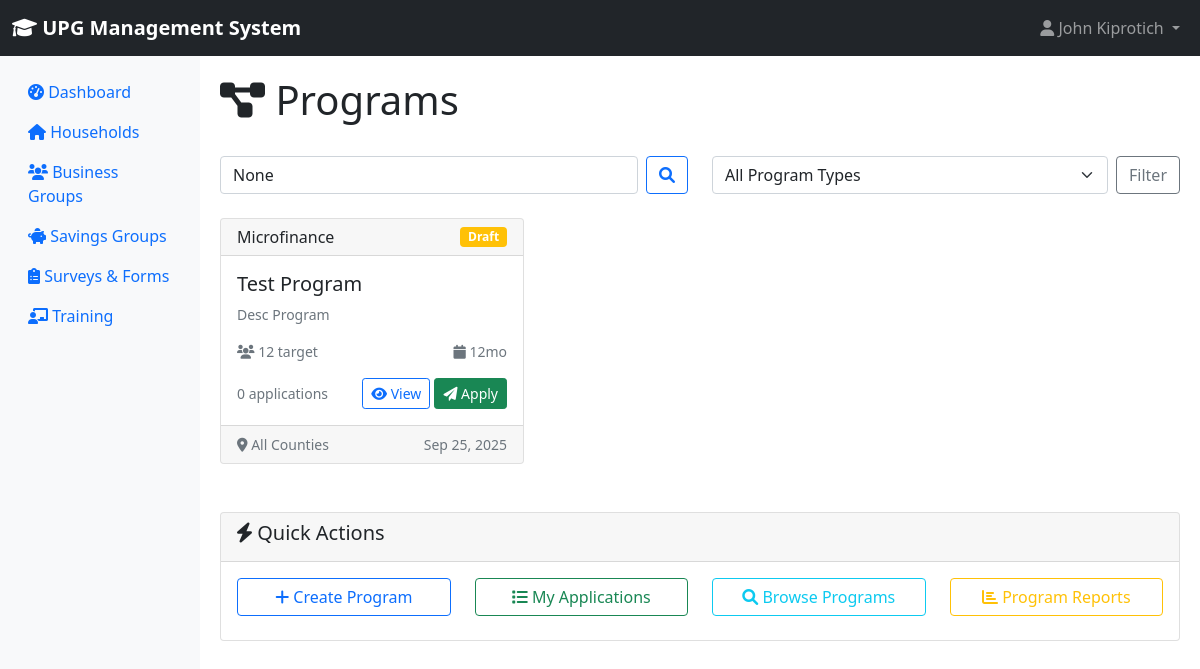
Screenshot of /programs/ (signed in) with the database file from the repository.
### accounts/models.py (models this page shows, shortened)
class User(AbstractUser):
    ROLE_CHOICES = [
        ('county_executive', 'County Executive (CECM & Governor)'),
        ('county_assembly', 'County Assembly Member'),
        ('ict_admin', 'ICT Administrator'),
        ('me_staff', 'M&E Staff'),
        ('field_associate', 'Field Associate/Mentor Supervisor'),
        ('mentor', 'Mentor'),
        ('beneficiary', 'Beneficiary'),
    ]
    email = models.EmailField(unique=True)
    role = models.CharField(max_length=20, choices=ROLE_CHOICES, default='mentor')
    phone_number = models.CharField(max_length=15, blank=True)
    office = models.CharField(max_length=100, blank=True)
    country = models.CharField(max_length=50, default='Kenya')
    is_active = models.BooleanField(default=True)
    created_at = models.DateTimeField(auto_now_add=True)
    updated_at = models.DateTimeField(auto_now=True)
    class Meta:
        db_table = 'upg_users'

### programs/models.py (models this page shows, shortened)
class Program(BaseModel):
    PROGRAM_STATUS_CHOICES = [
        ('draft', 'Draft'),
        ('active', 'Active'),
        ('suspended', 'Suspended'),
        ('completed', 'Completed'),
        ('cancelled', 'Cancelled'),
    ]
    PROGRAM_TYPE_CHOICES = [
        ('graduation', 'Ultra-Poor Graduation'),
        ('microfinance', 'Microfinance'),
        ('agricultural', 'Agricultural Support'),
        ('education', 'Education Support'),
        ('health', 'Health Initiative'),
        ('infrastructure', 'Infrastructure Development'),
        ('skills_training', 'Skills Training'),
        ('youth_empowerment', 'Youth Empowerment'),
        ('women_empowerment', 'Women Empowerment'),
        ('other', 'Other'),
    ]
    name = models.CharField(max_length=200, unique=True)
    description = models.TextField()
    program_type = models.CharField(max_length=20, choices=PROGRAM_TYPE_CHOICES, default='other')
    status = models.CharField(max_length=20, choices=PROGRAM_STATUS_CHOICES, default='draft')
    budget = models.DecimalField(max_digits=12, decimal_places=2, null=True, blank=True)
    target_beneficiaries = models.PositiveIntegerField(default=0)
    duration_months = models.PositiveIntegerField(default=12)
    start_date = models.DateField(null=True, blank=True)
    end_date = models.DateField(null=True, blank=True)
    application_deadline = models.DateTimeField(null=True, blank=True)
    created_by = models.ForeignKey(User, on_delete=models.CASCADE, related_name='created_programs')
    county = models.CharField(max_length=100, blank=True)
    sub_county = models.CharField(max_length=100, blank=True)
    eligibility_criteria = models.TextField(blank=True, help_text="Eligibility requirements for this program")
    application_requirements = models.TextField(blank=True, help_text="Documents and requirements for application")
    is_accepting_applications = models.BooleanField(default=True)
    requires_approval = models.BooleanField(default=True)
    class Meta:
        ordering = ['-created_at']
    @property
    def application_count(self):
        return self.applications.count()

### programs/views.py (the view)
# urls.py: path('', views.program_list, name='program_list'),
@login_required
def program_list(request):
    programs = Program.objects.filter(status__in=['active', 'draft']).order_by('-created_at')
    search_query = request.GET.get('search')
    if search_query:
        programs = programs.filter(
            Q(name__icontains=search_query) |
            Q(description__icontains=search_query) |
            Q(county__icontains=search_query)
        )
    program_type = request.GET.get('type')
    if program_type:
        programs = programs.filter(program_type=program_type)
    paginator = Paginator(programs, 10)
    page_number = request.GET.get('page')
    programs = paginator.get_page(page_number)
    context = {
        'programs': programs,
        'program_types': Program.PROGRAM_TYPE_CHOICES,
        'search_query': search_query,
        'selected_type': program_type,
        'page_title': 'Programs',
    }
    return render(request, 'programs/program_list.html', context)

### core/context_processors.py (called while the page is built, shortened)
def system_alerts(request):
    if request.user.is_authenticated:
        from settings_module.models import SystemAlert, UserAlertDismissal
        from django.utils import timezone
        active_alerts = SystemAlert.objects.filter(
            is_active=True,
            show_until__gt=timezone.now()
        )
        user_alerts = []
        return {
            'system_alerts': user_alerts,
            'alerts_count': len(user_alerts),
        }
    return {}

### templates/programs/program_list.html (shortened to what this page needs)
{% extends 'base.html' %}
{% block content %}
<div class="d-flex justify-content-between align-items-center mb-4">
    <h1><i class="fas fa-project-diagram"></i> {{ page_title }}</h1>
</div>
<div class="row mb-4">
    <div class="col-md-6">
        <form method="get" class="d-flex">
            <input type="text" name="search" class="form-control me-2" placeholder="Search programs..." value="{{ search_query }}">
            <button type="submit" class="btn btn-outline-primary">
                <i class="fas fa-search"></i>
            </button>
        </form>
    </div>
    <div class="col-md-6">
        <form method="get" class="d-flex">
            <select name="type" class="form-select me-2">
                <option value="">All Program Types</option>
            </select>
            <button type="submit" class="btn btn-outline-secondary">Filter</button>
        </form>
    </div>
</div>
<div class="row">
    {% for program in programs %}
    <div class="col-md-6 col-lg-4 mb-4">
        <div class="card h-100">
            <div class="card-header d-flex justify-content-between align-items-center">
                <h6 class="mb-0">{{ program.get_program_type_display }}</h6>
                <span class="badge bg-{% if program.status == 'active' %}success{% elif program.status == 'draft' %}warning{% else %}secondary{% endif %}">
                    {{ program.get_status_display }}
                </span>
            </div>
            <div class="card-body">
                <h5 class="card-title">{{ program.name }}</h5>
                <p class="card-text text-muted small">{{ program.description|truncatewords:20 }}</p>
                <div class="d-flex justify-content-between text-muted small mb-3">
                    <span><i class="fas fa-users"></i> {{ program.target_beneficiaries }} target</span>
                    <span><i class="fas fa-calendar"></i> {{ program.duration_months }}mo</span>
                </div>
                <div class="d-flex justify-content-between align-items-center">
                    <small class="text-muted">{{ program.application_count }} applications</small>
                    <div>
                        <a href="{% url 'programs:program_detail' program.pk %}" class="btn btn-outline-primary btn-sm">
                            <i class="fas fa-eye"></i> View
                        </a>
                        {% if program.is_accepting_applications %}
                        <a href="{% url 'programs:program_apply' program.pk %}" class="btn btn-success btn-sm">
                            <i class="fas fa-paper-plane"></i> Apply
                        </a>
                        {% endif %}
                    </div>
                </div>
            </div>
            <div class="card-footer text-muted small">
                <i class="fas fa-map-marker-alt"></i> {{ program.county|default:"All Counties" }}
                <span class="float-end">{{ program.created_at|date:"M d, Y" }}</span>
            </div>
        </div>
    </div>
    {% endfor %}
</div>
<div class="card mt-4">
    <div class="card-header">
        <h5><i class="fas fa-bolt"></i> Quick Actions</h5>
    </div>
    <div class="card-body">
        <div class="row">
            <div class="col-md-3 mb-2">
                <a href="{% url 'programs:program_create' %}" class="btn btn-outline-primary w-100">
                    <i class="fas fa-plus"></i> Create Program
                </a>
            </div>
            <div class="col-md-3 mb-2">
                <a href="{% url 'programs:my_applications' %}" class="btn btn-outline-success w-100">
                    <i class="fas fa-list"></i> My Applications
                </a>
            </div>
            <div class="col-md-3 mb-2">
                <a href="{% url 'programs:program_list' %}" class="btn btn-outline-info w-100">
                    <i class="fas fa-search"></i> Browse Programs
                </a>
            </div>
            <div class="col-md-3 mb-2">
                <a href="{% url 'reports:report_list' %}" class="btn btn-outline-warning w-100">
                    <i class="fas fa-chart-bar"></i> Program Reports
                </a>
            </div>
        </div>
    </div>
</div>
{% endblock %}

### templates/base.html (shortened to what this page needs)
<!DOCTYPE html>
<html lang="en">
<head>
    <link href="https://cdn.jsdelivr.net/npm/bootstrap@5.1.3/dist/css/bootstrap.min.css" rel="stylesheet">
    <link href="https://cdnjs.cloudflare.com/ajax/libs/font-awesome/6.0.0/css/all.min.css" rel="stylesheet">
</head>
<body>
    <nav class="navbar navbar-expand-lg navbar-dark bg-dark">
        <div class="container-fluid">
            <a class="navbar-brand" href="{% url 'dashboard:dashboard' %}">
                <i class="fas fa-graduation-cap"></i> UPG Management System
            </a>
            {% if user.is_authenticated %}
            <div class="navbar-nav ms-auto">
                <div class="nav-item dropdown">
                    <a class="nav-link dropdown-toggle" href="#" role="button" data-bs-toggle="dropdown">
                        <i class="fas fa-user"></i> {{ user.get_full_name|default:user.username }}
                    </a>
                </div>
            </div>
            {% endif %}
        </div>
    </nav>
    <div class="container-fluid">
        <div class="row">
            {% if user.is_authenticated %}
            <nav class="col-md-2 d-none d-md-block sidebar">
                <div class="sidebar-sticky pt-3">
                    <ul class="nav flex-column">
                        <li class="nav-item">
                            <a class="nav-link {% if request.resolver_match.url_name == 'dashboard' %}active{% endif %}"
                               href="{% url 'dashboard:dashboard' %}">
                                <i class="fas fa-tachometer-alt"></i> Dashboard
                            </a>
                        </li>
                        {% if perms.can_view_households %}
                        <li class="nav-item">
                            <a class="nav-link" href="{% url 'households:household_list' %}">
                                <i class="fas fa-home"></i> Households
                            </a>
                        </li>
                        {% endif %}
                        {% if perms.can_view_business_groups %}
                        <li class="nav-item">
                            <a class="nav-link" href="{% url 'business_groups:group_list' %}">
                                <i class="fas fa-users"></i> Business Groups
                            </a>
                        </li>
                        {% endif %}
                        {% if perms.can_view_savings_groups %}
                        <li class="nav-item">
                            <a class="nav-link" href="{% url 'savings_groups:savings_list' %}">
                                <i class="fas fa-piggy-bank"></i> Savings Groups
                            </a>
                        </li>
                        {% endif %}
                        {% if perms.can_view_surveys %}
                        <li class="nav-item">
                            <a class="nav-link" href="{% url 'surveys:survey_list' %}">
                                <i class="fas fa-clipboard-list"></i> Surveys & Forms
                            </a>
                        </li>
                        {% endif %}
                        {% if perms.can_view_training %}
                        <li class="nav-item">
                            <a class="nav-link" href="{% url 'training:training_list' %}">
                                <i class="fas fa-chalkboard-teacher"></i> Training
                            </a>
                        </li>
                        {% endif %}
                    </ul>
                </div>
            </nav>
            {% endif %}
            <main role="main" class="{% if user.is_authenticated %}col-md-10 ml-sm-auto{% else %}col-12{% endif %} content-wrapper">
                {% block content %}{% endblock %}
            </main>
        </div>
    </div>
</body>
</html>

### templates/base.html (style rules this page uses)
.navbar-brand { font-weight: bold; }
.sidebar { min-height: 100vh; background-color: #f8f9fa; }
.content-wrapper { padding: 20px; }

### rows the page displays
User: get_full_name "John Kiprotich"
Program: program_type "Microfinance", status "Draft", name "Test Program", description "Desc Program", target_beneficiaries "12", duration_months "12", application_count "0", is_accepting_applications True (drawn), county "All Counties", created_at "Sep 25, 2025"

### other values shown
{{ page_title }} "Programs"
